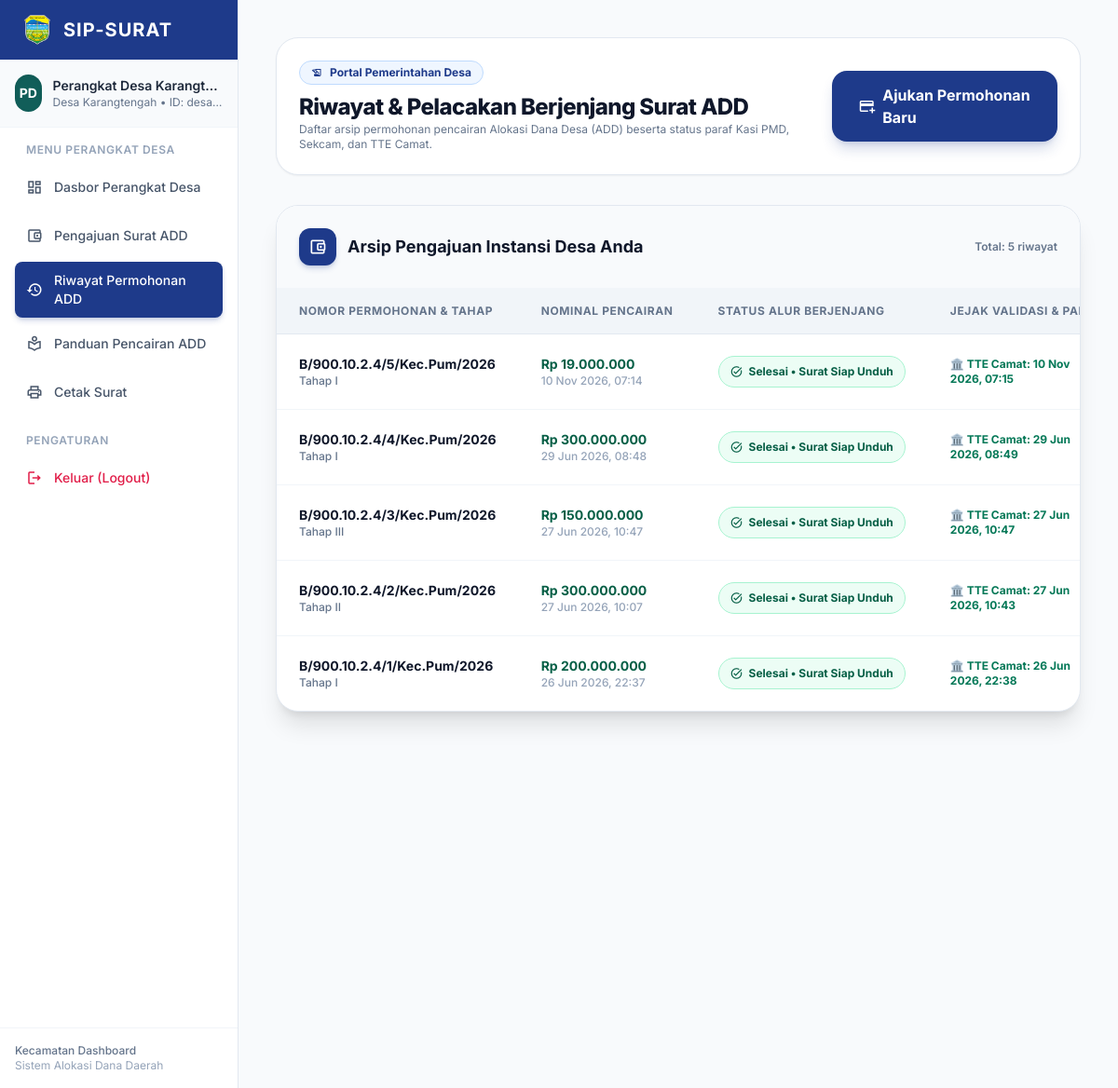
Screenshot of /desa/desa_riwayat.php (signed in) with the database file from the repository.
### tables this page shows
CREATE TABLE `pengajuan` (
  `id` int(11) NOT NULL AUTO_INCREMENT,
  `user_id` int(11) NOT NULL,
  `jenis_surat` varchar(100) NOT NULL,
  `nomor_surat_generated` varchar(150) DEFAULT NULL,
  `nomor_urut` int(11) DEFAULT NULL,
  `data_form` longtext NOT NULL CHECK (json_valid(`data_form`)),
  `status` enum('menunggu','menunggu_ptsp','menunggu_kasi','menunggu_sekcam','menunggu_camat','disetujui','ditolak') DEFAULT 'menunggu_ptsp',
  `is_ttd_dibubuhkan` tinyint(1) DEFAULT 0,
  `ttd_id` int(11) DEFAULT NULL,
  `waktu_ttd_dibubuhkan` timestamp NULL DEFAULT NULL,
  `ttd_dibubuhkan_oleh` varchar(150) DEFAULT NULL,
  `kasi_tujuan` varchar(50) DEFAULT NULL,
  `ptsp_oleh` varchar(150) DEFAULT NULL,
  `waktu_validasi_ptsp` timestamp NULL DEFAULT NULL,
  `catatan_ptsp` text DEFAULT NULL,
  `paraf_kasi_oleh` varchar(150) DEFAULT NULL,
  `paraf_kasi_nip` varchar(50) DEFAULT NULL,
  `paraf_kasi_jabatan` varchar(150) DEFAULT NULL,
  `waktu_paraf_kasi` timestamp NULL DEFAULT NULL,
  `catatan_kasi` text DEFAULT NULL,
  `redaksi_kasi_pembuka` text DEFAULT NULL,
  `redaksi_kasi_penutup` text DEFAULT NULL,
  `paraf_sekcam_oleh` varchar(150) DEFAULT NULL,
  `paraf_sekcam_nip` varchar(50) DEFAULT NULL,
  `waktu_paraf_sekcam` timestamp NULL DEFAULT NULL,
  `catatan_sekcam` text DEFAULT NULL,
  `tte_camat_oleh` varchar(150) DEFAULT NULL,
  `tte_camat_nip` varchar(50) DEFAULT NULL,
  `tte_kode` varchar(100) DEFAULT NULL,
  `catatan_tolak` text DEFAULT NULL,
  `ditolak_oleh` varchar(150) DEFAULT NULL,
  `is_revisi` tinyint(1) DEFAULT 0,
  `waktu_revisi` timestamp NULL DEFAULT NULL,
  `waktu_pengajuan` timestamp NOT NULL DEFAULT current_timestamp(),
  `waktu_verifikasi` timestamp NULL DEFAULT NULL,
  PRIMARY KEY (`id`),
  KEY `user_id` (`user_id`),
  CONSTRAINT `pengajuan_ibfk_1` FOREIGN KEY (`user_id`) REFERENCES `users` (`id`) ON DELETE CASCADE
);

### config/database.php (called while the page is built, shortened)
<?php
if (!function_exists('get_role_label')) {
    function get_role_label($role) {
        $labels = [
            'masyarakat'        => 'Warga / Masyarakat',
            'desa'              => 'Admin Desa',
            'ptsp'              => 'Front Office (PTSP)',
            'kasi_kesra'        => 'Kasi Kesra & Pelayanan',
            'kasi_pemerintahan' => 'Kasi Pemerintahan',
            'kasi_pmd'          => 'Kasi PMD (Pemberdayaan Masyarakat & Desa)',
            'kasi_trantib'      => 'Kasi Trantibum',
            'sekcam'            => 'Sekretaris Camat (Sekcam)',
            'camat'             => 'Camat Cisayong',
            'admin'             => 'Superadmin Kecamatan'
        ];
        return $labels[$role] ?? ucfirst((string)$role);
    }
}
if (!function_exists('get_status_info')) {
    function get_status_info($status, $kasi_tujuan = null) {
        $status = ($status === 'menunggu' || empty($status)) ? 'menunggu_ptsp' : $status;
        switch ($status) {
            case 'disetujui':
                return [
                    'code'        => 'disetujui',
                    'step'        => 3,
                    'label'       => 'Selesai • Surat Siap Unduh',
                    'short_label' => 'Selesai (Siap Unduh)',
                    'badge_class' => 'bg-emerald-50 text-emerald-800 border-emerald-200',
                    'icon'        => 'task_alt',
                    'desc'        => 'Surat telah disetujui dan diterbitkan secara resmi. Dokumen PDF & Word siap diunduh.'
                ];
        }
    }
}

### desa/desa_riwayat.php (the view, shortened to what this page needs)
<?php
include __DIR__ . '/../components/header.php';
include __DIR__ . '/../components/sidebar_desa.php';
$user_id = $_SESSION['user_id'];
$stmtRiwayat = $pdo->prepare("SELECT * FROM `pengajuan` WHERE user_id = ? AND jenis_surat = 'Alokasi Dana Daerah (ADD)' ORDER BY waktu_pengajuan DESC");
$stmtRiwayat->execute([$user_id]);
$riwayat_list = $stmtRiwayat->fetchAll();
?>
<main class="flex-1 p-6 md:p-10 max-w-7xl mx-auto space-y-8 overflow-y-auto">
    <div class="bg-white p-6 rounded-3xl border border-slate-200 shadow-sm flex flex-col md:flex-row items-start md:items-center justify-between gap-4">
        <div>
            <div class="inline-flex items-center space-x-2 text-blue-900 font-bold text-xs bg-blue-50 border border-blue-200 px-3 py-1 rounded-full mb-2">
                <span class="material-icons-outlined text-xs">history_edu</span>
                <span>Portal Pemerintahan Desa</span>
            </div>
            <h2 class="text-2xl font-extrabold text-slate-900 tracking-tight">Riwayat & Pelacakan Berjenjang Surat ADD</h2>
            <p class="text-xs text-slate-500">Daftar arsip permohonan pencairan Alokasi Dana Desa (ADD) beserta status paraf Kasi PMD, Sekcam, dan TTE Camat.</p>
        </div>
        <a href="<?php echo BASE_URL; ?>desa/dashboard_desa.php#buat-pengajuan-add" class="w-full sm:w-auto bg-blue-900 hover:bg-blue-800 text-white font-bold px-7 py-3.5 rounded-2xl shadow-lg shadow-blue-900/20 hover:scale-105 transition-all flex items-center justify-center space-x-2">
            <span class="material-icons-outlined text-lg">add_card</span>
            <span>Ajukan Permohonan Baru</span>
        </a>
    </div>
    <div class="bg-white rounded-3xl border border-slate-200 shadow-xl overflow-hidden">
        <div class="p-6 bg-slate-50 border-b border-slate-100 flex items-center justify-between">
            <div class="flex items-center space-x-3">
                <div class="w-10 h-10 bg-blue-900 text-white rounded-xl flex items-center justify-center shadow-md shadow-blue-900/20">
                    <span class="material-icons-outlined text-xl">account_balance_wallet</span>
                </div>
                <h3 class="font-bold text-lg text-slate-900">Arsip Pengajuan Instansi Desa Anda</h3>
            </div>
            <span class="text-xs text-slate-500 font-semibold">Total: <?php echo count($riwayat_list); ?> riwayat</span>
        </div>
        <div class="overflow-x-auto rounded-b-3xl">
            <table class="w-full min-w-[760px] text-left text-sm text-slate-600">
                <thead class="bg-slate-100 text-xs text-slate-500 font-bold uppercase tracking-wider border-b border-slate-200">
                    <tr>
                        <th class="px-6 py-4 whitespace-nowrap">Nomor Permohonan & Tahap</th>
                        <th class="px-6 py-4 whitespace-nowrap">Nominal Pencairan</th>
                        <th class="px-6 py-4 whitespace-nowrap">Status Alur Berjenjang</th>
                        <th class="px-6 py-4 whitespace-nowrap">Jejak Validasi & Paraf</th>
                    </tr>
                </thead>
                <tbody class="divide-y divide-slate-100 font-medium">
                    <?php if (empty($riwayat_list)): ?>
                        <tr>
                            <td colspan="5" class="px-6 py-10 text-center text-slate-400 font-semibold text-sm">
                                Instansi desa Anda belum pernah mengajukan permohonan ADD di sistem ini.
                            </td>
                        </tr>
                    <?php else: ?>
                        <?php foreach ($riwayat_list as $row):
                            $data = json_decode($row['data_form'], true) ?? [];
                            $reg_no = 'REG-' . date('Ymd', strtotime($row['waktu_pengajuan'])) . '-' . str_pad($row['id'], 3, '0', STR_PAD_LEFT);
                            $nomor = $row['nomor_surat_generated'] ?: $reg_no;
                            $nominal = isset($data['jumlah_dana']) ? 'Rp ' . number_format((float)$data['jumlah_dana'], 0, ',', '.') : 'Rp 50.950.000,00';
                            $tahap = $data['tahap_alokasi'] ?? 'Tahap I';
                            $sInfo = get_status_info($row['status'], $row['kasi_tujuan'] ?: 'kasi_pmd');
                        ?>
                            <tr class="hover:bg-slate-50/70 transition-colors">
                                <td class="px-6 py-4">
                                    <p class="font-bold text-slate-900"><?php echo htmlspecialchars($nomor); ?></p>
                                    <p class="text-xs text-slate-500"><?php echo htmlspecialchars($tahap); ?></p>
                                </td>
                                <td class="px-6 py-4">
                                    <p class="font-bold text-emerald-800"><?php echo htmlspecialchars($nominal); ?></p>
                                    <p class="text-xs text-slate-400"><?php echo date('d M Y, H:i', strtotime($row['waktu_pengajuan'])); ?></p>
                                </td>
                                <td class="px-6 py-4 whitespace-nowrap">
                                    <span class="inline-flex items-center space-x-1.5 px-3 py-1.5 rounded-full text-xs font-bold border whitespace-nowrap <?php echo $sInfo['badge_class']; ?>">
                                        <span class="material-icons-outlined text-sm flex-shrink-0"><?php echo $sInfo['icon']; ?></span>
                                        <span class="whitespace-nowrap"><?php echo htmlspecialchars($sInfo['label']); ?></span>
                                    </span>
                                </td>
                                <td class="px-6 py-4 text-xs text-slate-600 space-y-0.5">
                                    <?php if ($row['status'] === 'disetujui'): ?>
                                        <div class="font-bold text-emerald-700">🏛️ TTE Camat: <?php echo date('d M Y, H:i', strtotime($row['waktu_verifikasi'])); ?></div>
                                    <?php elseif ($row['status'] === 'ditolak'): ?>
                                        <div class="font-bold text-rose-700">❌ Ditolak: <?php echo htmlspecialchars($row['catatan_tolak'] ?? '-'); ?></div>
                                    <?php elseif (empty($row['waktu_validasi_ptsp'])): ?>
                                        <span class="text-slate-400 italic">Menunggu pemeriksaan Front Office (PTSP)...</span>
                                    <?php endif; ?>
                                </td>
                            </tr>
                        <?php endforeach; ?>
                    <?php endif; ?>
                </tbody>
            </table>
        </div>
    </div>
</main>
<?php include __DIR__ . '/../components/footer.php'; ?>

### components/header.php (shortened to what this page needs)
<?php
require_once __DIR__ . '/../config/database.php';
?>
<!DOCTYPE html>
<html lang="id">
<head>
    <script src="https://cdn.tailwindcss.com"></script>
</head>
<body class="bg-slate-50 text-slate-800 min-h-screen flex flex-col">
<div class="flex-1 flex pt-14 md:pt-0">

### components/sidebar_desa.php (shortened to what this page needs)
<?php
$user_nama = $_SESSION['nama'] ?? 'Budi Santoso';
$user_username = $_SESSION['username'] ?? 'desa_karangtengah';
$instansi_desa = $_SESSION['instansi_desa'] ?? 'Desa Karangtengah';
?>
<aside id="sidebar-menu" class="w-64 bg-white border-r border-slate-200 flex flex-col fixed md:sticky top-0 left-0 h-screen z-50 transform -translate-x-full md:translate-x-0 transition-transform duration-300 ease-in-out no-print shadow-xl md:shadow-none">
    <div class="h-16 bg-blue-900 text-white flex items-center px-6 space-x-3 shadow-sm">
        <img src="<?php echo BASE_URL; ?>assets/logo/Tasikmalaya_Regency_Seal.png" alt="Logo Tasikmalaya" class="w-8 h-8 object-contain">
        <span class="text-xl font-bold tracking-wider">SIP-SURAT</span>
    </div>
    <div class="p-4 bg-slate-50 border-b border-slate-100 flex items-center space-x-3">
        <div class="w-10 h-10 bg-teal-800 text-white rounded-full flex items-center justify-center font-bold text-sm shadow-inner">
            PD
        </div>
        <div class="overflow-hidden">
            <p class="font-semibold text-sm text-slate-800 truncate"><?php echo htmlspecialchars($user_nama); ?></p>
            <p class="text-xs text-slate-500 truncate"><?php echo htmlspecialchars($instansi_desa); ?> • ID: <?php echo htmlspecialchars($user_username); ?></p>
        </div>
    </div>
    <nav class="flex-1 p-4 space-y-1 overflow-y-auto">
        <div class="text-xs font-semibold text-slate-400 uppercase tracking-wider px-3 mb-2">Menu Perangkat Desa</div>
        <a href="<?php echo BASE_URL; ?>desa/dashboard_desa.php" class="flex items-center space-x-3 px-3 py-2.5 rounded-lg text-sm font-medium transition-colors <?php echo (basename($_SERVER['PHP_SELF']) == 'dashboard_desa.php') ? 'bg-blue-900 text-white shadow-md shadow-blue-900/20' : 'text-slate-600 hover:bg-slate-100 hover:text-slate-900'; ?>">
            <span class="material-icons-outlined text-lg">dashboard</span>
            <span>Dasbor Perangkat Desa</span>
        </a>
        <a href="<?php echo BASE_URL; ?>desa/dashboard_desa.php#buat-pengajuan-add" class="flex items-center space-x-3 px-3 py-2.5 rounded-lg text-sm font-medium text-slate-600 hover:bg-slate-100 hover:text-slate-900 transition-colors">
            <span class="material-icons-outlined text-lg">account_balance_wallet</span>
            <span>Pengajuan Surat ADD</span>
        </a>
        <a href="<?php echo BASE_URL; ?>desa/desa_riwayat.php" class="flex items-center space-x-3 px-3 py-2.5 rounded-lg text-sm font-medium transition-colors <?php echo (basename($_SERVER['PHP_SELF']) == 'desa_riwayat.php') ? 'bg-blue-900 text-white shadow-md shadow-blue-900/20' : 'text-slate-600 hover:bg-slate-100 hover:text-slate-900'; ?>">
            <span class="material-icons-outlined text-lg">history</span>
            <span>Riwayat Permohonan ADD</span>
        </a>
        <a href="<?php echo BASE_URL; ?>desa/desa_panduan.php" class="flex items-center space-x-3 px-3 py-2.5 rounded-lg text-sm font-medium transition-colors <?php echo (basename($_SERVER['PHP_SELF']) == 'desa_panduan.php') ? 'bg-blue-900 text-white shadow-md shadow-blue-900/20' : 'text-slate-600 hover:bg-slate-100 hover:text-slate-900'; ?>">
            <span class="material-icons-outlined text-lg">local_library</span>
            <span>Panduan Pencairan ADD</span>
        </a>
        <a href="<?php echo BASE_URL; ?>surat/cetak_surat.php" class="flex items-center space-x-3 px-3 py-2.5 rounded-lg text-sm font-medium text-slate-600 hover:bg-slate-100 hover:text-slate-900 transition-colors">
            <span class="material-icons-outlined text-lg">print</span>
            <span> Cetak Surat</span>
        </a>
        <div class="pt-4 pb-1 text-xs font-semibold text-slate-400 uppercase tracking-wider px-3">Pengaturan</div>
        <a href="<?php echo BASE_URL; ?>auth/logout.php" class="flex items-center space-x-3 px-3 py-2.5 rounded-lg text-sm font-medium text-rose-600 hover:bg-rose-50 transition-colors">
            <span class="material-icons-outlined text-lg">logout</span>
            <span>Keluar (Logout)</span>
        </a>
    </nav>
    <div class="p-4 border-t border-slate-100 text-xs text-slate-400">
        <p class="font-medium text-slate-500">Kecamatan Dashboard</p>
        <p>Sistem Alokasi Dana Daerah</p>
    </div>
</aside>

### components/footer.php (shortened to what this page needs)
</div>
</body>
</html>

### components/header.php (style rules this page uses)
body { font-family: 'Inter', sans-serif; }

### rows the page displays
pengajuan: nomor_surat_generated "B/900.10.2.4/5/Kec.Pum/2026", data_form "Tahap I", data_form "Rp 19.000.000", waktu_pengajuan "10 Nov 2026, 07:14", status+kasi_tujuan "Selesai • Surat Siap Unduh", waktu_verifikasi "10 Nov 2026, 07:15"
pengajuan: nomor_surat_generated "B/900.10.2.4/4/Kec.Pum/2026", data_form "Tahap I", data_form "Rp 300.000.000", waktu_pengajuan "29 Jun 2026, 08:48", status+kasi_tujuan "Selesai • Surat Siap Unduh", waktu_verifikasi "29 Jun 2026, 08:49"
pengajuan: nomor_surat_generated "B/900.10.2.4/3/Kec.Pum/2026", data_form "Tahap III", data_form "Rp 150.000.000", waktu_pengajuan "27 Jun 2026, 10:47", status+kasi_tujuan "Selesai • Surat Siap Unduh", waktu_verifikasi "27 Jun 2026, 10:47"
pengajuan: nomor_surat_generated "B/900.10.2.4/2/Kec.Pum/2026", data_form "Tahap II", data_form "Rp 300.000.000", waktu_pengajuan "27 Jun 2026, 10:07", status+kasi_tujuan "Selesai • Surat Siap Unduh", waktu_verifikasi "27 Jun 2026, 10:43"
pengajuan: nomor_surat_generated "B/900.10.2.4/1/Kec.Pum/2026", data_form "Tahap I", data_form "Rp 200.000.000", waktu_pengajuan "26 Jun 2026, 22:37", status+kasi_tujuan "Selesai • Surat Siap Unduh", waktu_verifikasi "26 Jun 2026, 22:38"

### other values shown
$user_nama "Perangkat Desa Karangt…"
$instansi_desa "Desa Karangtengah"
$user_username "desa…"
count($riwayat_list) "5"
